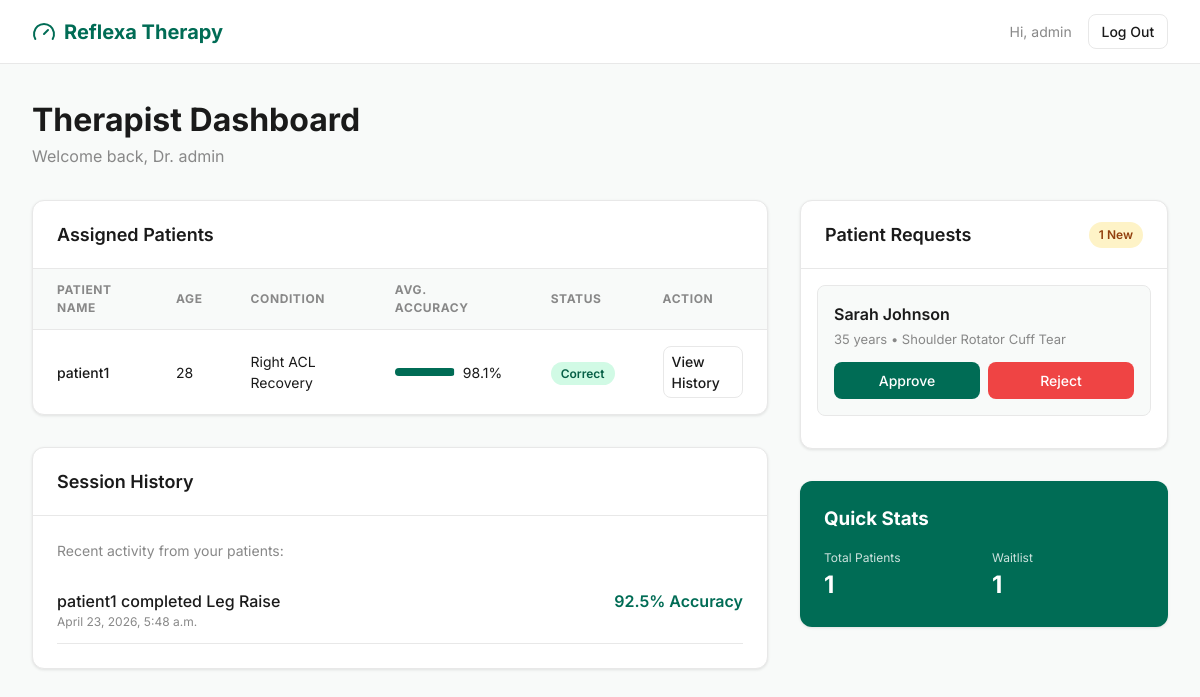
The app's page / (signed in) with its own data.
### rehab/models.py (models this page shows, shortened)
class Profile(models.Model):
    ROLE_CHOICES = (
        ('PATIENT', 'Patient'),
        ('THERAPIST', 'Therapist'),
    )
    user = models.OneToOneField(User, on_delete=models.CASCADE)
    role = models.CharField(max_length=10, choices=ROLE_CHOICES)
    age = models.IntegerField(null=True, blank=True)
    phone = models.CharField(max_length=15, blank=True, null=True)
    medical_condition = models.TextField(blank=True, null=True)
    therapist = models.ForeignKey(User, on_delete=models.SET_NULL, null=True, blank=True, related_name='patients')

class SessionResult(models.Model):
    patient = models.ForeignKey(User, on_delete=models.CASCADE)
    exercise = models.ForeignKey(Exercise, on_delete=models.CASCADE)
    accuracy = models.FloatField() # Percentage
    time_taken = models.IntegerField() # Seconds
    score = models.IntegerField()
    date = models.DateTimeField(auto_now_add=True)

class Exercise(models.Model):
    name = models.CharField(max_length=100)
    goal = models.TextField()
    device_count = models.IntegerField(default=1)
    default_reps = models.IntegerField(default=10)

class TherapistRequest(models.Model):
    STATUS_CHOICES = (
        ('PENDING', 'Pending'),
        ('APPROVED', 'Approved'),
        ('REJECTED', 'Rejected'),
    )
    patient = models.ForeignKey(User, on_delete=models.CASCADE, related_name='requests')
    therapist = models.ForeignKey(User, on_delete=models.CASCADE, related_name='received_requests')
    name = models.CharField(max_length=100)
    age = models.IntegerField()
    phone = models.CharField(max_length=15)
    email = models.EmailField()
    injury_type = models.TextField()
    status = models.CharField(max_length=10, choices=STATUS_CHOICES, default='PENDING')
    created_at = models.DateTimeField(auto_now_add=True)

### rehab/views.py (the view)
# urls.py: path('', therapist_dashboard, name='home'),
def therapist_dashboard(request):
    if not request.user.is_authenticated:
        return redirect('login')
    is_therapist = hasattr(request.user, 'profile') and request.user.profile.role == 'THERAPIST'
    if not (request.user.is_superuser or is_therapist):
        return redirect('login')
    try:
        therapist = request.user
        patients = User.objects.filter(profile__therapist=therapist)
        requests = TherapistRequest.objects.filter(therapist=therapist, status='PENDING')
        patient_data = []
        for patient in patients:
            results = SessionResult.objects.filter(patient=patient).order_by('-date')
            avg_accuracy = sum([r.accuracy for r in results]) / len(results) if results else 0
            latest_result = results.first() if results else None
            try:
                profile = patient.profile
            except Profile.DoesNotExist:
                profile = Profile.objects.create(user=patient, role='PATIENT')
            patient_data.append({
                'user': patient,
                'profile': profile,
                'avg_accuracy': round(avg_accuracy, 1),
                'latest_result': latest_result,
                'session_count': results.count()
            })
        context = {
            'therapist': therapist,
            'patients': patient_data,
            'requests': requests
        }
        return render(request, 'rehab/therapist_dashboard.html', context)
    except Exception as e:
        print(f"Error in therapist_dashboard: {e}")
        return render(request, 'rehab/error.html', {'message': str(e)})

### rehab/templates/rehab/therapist_dashboard.html (shortened to what this page needs)
{% extends 'rehab/base.html' %}
{% block content %}
<div class="dashboard-header" style="margin-bottom: 2rem;">
    <h1>Therapist Dashboard</h1>
    <p style="color: var(--text-sub);">Welcome back, Dr. {{ therapist.username }}</p>
</div>
<div class="grid" style="display: grid; grid-template-columns: 2fr 1fr; gap: 2rem;">
    <div class="section">
        <div class="card">
            <div class="card-header">
                <h3 class="card-title">Assigned Patients</h3>
            </div>
            <table>
                <thead>
                    <tr>
                        <th>Patient Name</th>
                        <th>Age</th>
                        <th>Condition</th>
                        <th>Avg. Accuracy</th>
                        <th>Status</th>
                        <th>Action</th>
                    </tr>
                </thead>
                <tbody>
                    {% for patient in patients %}
                    <tr>
                        <td style="font-weight: 500;">{{ patient.user.username }}</td>
                        <td>{{ patient.profile.age }}</td>
                        <td>{{ patient.profile.medical_condition|truncatechars:30 }}</td>
                        <td>
                            <div style="display: flex; align-items: center; gap: 0.5rem;">
                                <div style="width: 60px; height: 8px; background: #e2e8f0; border-radius: 4px; overflow: hidden;">
                                    <div class="progress-fill" data-width="{{ patient.avg_accuracy|default:0 }}" style="height: 100%; background: var(--success); transition: width 0.6s ease;"></div>
                                </div>
                                {{ patient.avg_accuracy }}%
                            </div>
                        </td>
                        <td>
                            {% if patient.latest_result %}
                                <span class="badge badge-success">Correct</span>
                            {% else %}
                                <span class="badge badge-pending">No Data</span>
                            {% endif %}
                        </td>
                        <td>
                            <a href="#" class="btn btn-outline" style="padding: 0.25rem 0.5rem;">View History</a>
                        </td>
                    </tr>
                    {% empty %}
                    <tr>
                        <td colspan="6" style="text-align: center; color: var(--text-sub); padding: 2rem;">No patients assigned yet.</td>
                    </tr>
                    {% endfor %}
                </tbody>
            </table>
        </div>
        <div class="card">
            <div class="card-header">
                <h3 class="card-title">Session History</h3>
            </div>
            <div style="padding: 1.5rem;">
                <p style="color: var(--text-sub); font-size: 0.875rem;">Recent activity from your patients:</p>
                <div style="margin-top: 1rem;">
                    {% for patient in patients %}
                        {% if patient.latest_result %}
                        <div style="display: flex; justify-content: space-between; padding: 0.75rem 0; border-bottom: 1px solid var(--border);">
                            <div>
                                <div style="font-weight: 500;">{{ patient.user.username }} completed {{ patient.latest_result.exercise.name }}</div>
                                <div style="font-size: 0.75rem; color: var(--text-sub);">{{ patient.latest_result.date|date:"F j, Y, g:i a" }}</div>
                            </div>
                            <div style="font-weight: 600; color: var(--primary);">{{ patient.latest_result.accuracy }}% Accuracy</div>
                        </div>
                        {% endif %}
                    {% endfor %}
                </div>
            </div>
        </div>
    </div>
    <div class="section">
        <div class="card">
            <div class="card-header">
                <h3 class="card-title">Patient Requests</h3>
                <span class="badge badge-pending">{{ requests.count }} New</span>
            </div>
            <div style="padding: 1rem;">
                {% for req in requests %}
                <div style="padding: 1rem; border: 1px solid var(--border); border-radius: 8px; margin-bottom: 1rem; background: var(--bg);">
                    <div style="font-weight: 600; font-size: 1rem; margin-bottom: 0.25rem;">{{ req.name }}</div>
                    <div style="font-size: 0.8125rem; color: var(--text-sub); margin-bottom: 0.75rem;">
                        {{ req.age }} years • {{ req.injury_type|truncatechars:50 }}
                    </div>
                    <div style="display: flex; gap: 0.5rem;">
                        <a href="{% url 'approve_request' req.id %}" class="btn btn-success" style="flex: 1;">Approve</a>
                        <a href="{% url 'reject_request' req.id %}" class="btn btn-danger" style="flex: 1;">Reject</a>
                    </div>
                </div>
                {% empty %}
                <p style="text-align: center; color: var(--text-sub); padding: 1rem;">No pending requests.</p>
                {% endfor %}
            </div>
        </div>
        <div class="card" style="background: var(--primary); color: white; border: none;">
            <div style="padding: 1.5rem;">
                <h3 style="margin-bottom: 0.5rem;">Quick Stats</h3>
                <div style="display: grid; grid-template-columns: 1fr 1fr; gap: 1rem; margin-top: 1rem;">
                    <div>
                        <div style="font-size: 0.75rem; opacity: 0.8;">Total Patients</div>
                        <div style="font-size: 1.5rem; font-weight: 700;">{{ patients|length }}</div>
                    </div>
                    <div>
                        <div style="font-size: 0.75rem; opacity: 0.8;">Waitlist</div>
                        <div style="font-size: 1.5rem; font-weight: 700;">{{ requests.count }}</div>
                    </div>
                </div>
            </div>
        </div>
    </div>
</div>
{% endblock %}

### rehab/templates/rehab/base.html (shortened to what this page needs)
<!DOCTYPE html>
<html lang="en">
<head>
</head>
<body>
    <nav class="navbar">
        <a href="/" class="navbar-brand">
            <svg width="24" height="24" viewBox="0 0 24 24" fill="none" stroke="currentColor" stroke-width="2" stroke-linecap="round" stroke-linejoin="round"><path d="m12 14 4-4"/><path d="M3.34 19a10 10 0 1 1 17.32 0"/></svg>
            Reflexa Therapy
        </a>
        <div style="margin-left: auto; display: flex; gap: 1rem; align-items: center;">
            {% if user.is_authenticated %}
                <span style="font-size: 0.875rem; color: var(--text-sub);">Hi, {{ user.username }}</span>
                <a href="{% url 'logout' %}" class="btn btn-outline" style="padding: 0.4rem 0.8rem;">Log Out</a>
            {% else %}
                <a href="{% url 'login' %}" class="btn btn-outline" style="padding: 0.4rem 0.8rem;">Log In</a>
                <a href="{% url 'signup' %}" class="btn btn-primary" style="padding: 0.4rem 0.8rem;">Sign Up</a>
            {% endif %}
        </div>
    </nav>
    <div class="content">
        {% block content %}{% endblock %}
    </div>
</body>
</html>

### rehab/templates/rehab/base.html (style rules this page uses)
:root { --primary: #006C55; --primary-hover: #00886C; --secondary: #757575; --bg: #f8faf9; --card: #ffffff; --text-main: #1a1a1a; --text-sub: #888888; --border: #e8e8e8; --success: #006C55; --danger: #ef4444; --warning: #f59e0b; }
* { margin: 0; padding: 0; box-sizing: border-box; font-family: 'Inter', sans-serif; }
body { background-color: var(--bg); color: var(--text-main); line-height: 1.5; transition: background-color 0.3s, color 0.3s; }
.navbar { height: 64px; background: var(--card); border-bottom: 1px solid var(--border); display: flex; align-items: center; padding: 0 2rem; position: sticky; top: 0; z-index: 100; }
.navbar-brand { font-weight: 700; font-size: 1.25rem; color: var(--primary); text-decoration: none; display: flex; align-items: center; gap: 0.5rem; }
.content { padding: 2rem; max-width: 1200px; margin: 0 auto; }
.card { background: var(--card); border-radius: 12px; border: 1px solid var(--border); box-shadow: 0 1px 3px rgba(0,0,0,0.1); margin-bottom: 2rem; overflow: hidden; }
.card-header { padding: 1.25rem 1.5rem; border-bottom: 1px solid var(--border); display: flex; justify-content: space-between; align-items: center; }
.card-title { font-size: 1.125rem; font-weight: 600; }
.btn { display: inline-flex; align-items: center; justify-content: center; padding: 0.5rem 1rem; border-radius: 8px; font-weight: 500; cursor: pointer; transition: all 0.2s; text-decoration: none; border: none; gap: 0.5rem; font-size: 0.875rem; }
.btn-outline { background: transparent; border: 1px solid var(--border); color: var(--text-main); }
.btn-success { background: var(--success); color: white; }
.btn-danger { background: var(--danger); color: white; }
.badge { padding: 0.25rem 0.625rem; border-radius: 9999px; font-size: 0.75rem; font-weight: 600; }
.badge-pending { background: #fef3c7; color: #92400e; }
.badge-success { background: #d1fae5; color: #065f46; }
table { width: 100%; border-collapse: collapse; }
th { text-align: left; padding: 0.75rem 1.5rem; background: var(--bg); font-size: 0.75rem; text-transform: uppercase; letter-spacing: 0.05em; color: var(--text-sub); border-bottom: 1px solid var(--border); }
td { padding: 1rem 1.5rem; border-bottom: 1px solid var(--border); font-size: 0.875rem; }
tr:last-child td { border-bottom: none; }

### records on screen
TherapistRequest: name "Sarah Johnson", age "35", injury_type "Shoulder Rotator Cuff Tear"

### other values on screen
{{ user.username }} "admin"
{{ therapist.username }} "admin"
{{ patient.user.username }} "patient1"
{{ patient.profile.age }} "28"
{{ patient.profile.medical_condition|truncatechars:30 }} "Right ACL Recovery"
{{ patient.avg_accuracy }} "98.1"
{{ patient.latest_result.exercise.name }} "Leg Raise"
{{ patient.latest_result.date|date:"F j, Y, g:i a" }} "April 23, 2026, 5:48 a.m."
{{ patient.latest_result.accuracy }} "92.5"
{{ requests.count }} "1"
{{ patients|length }} "1"
